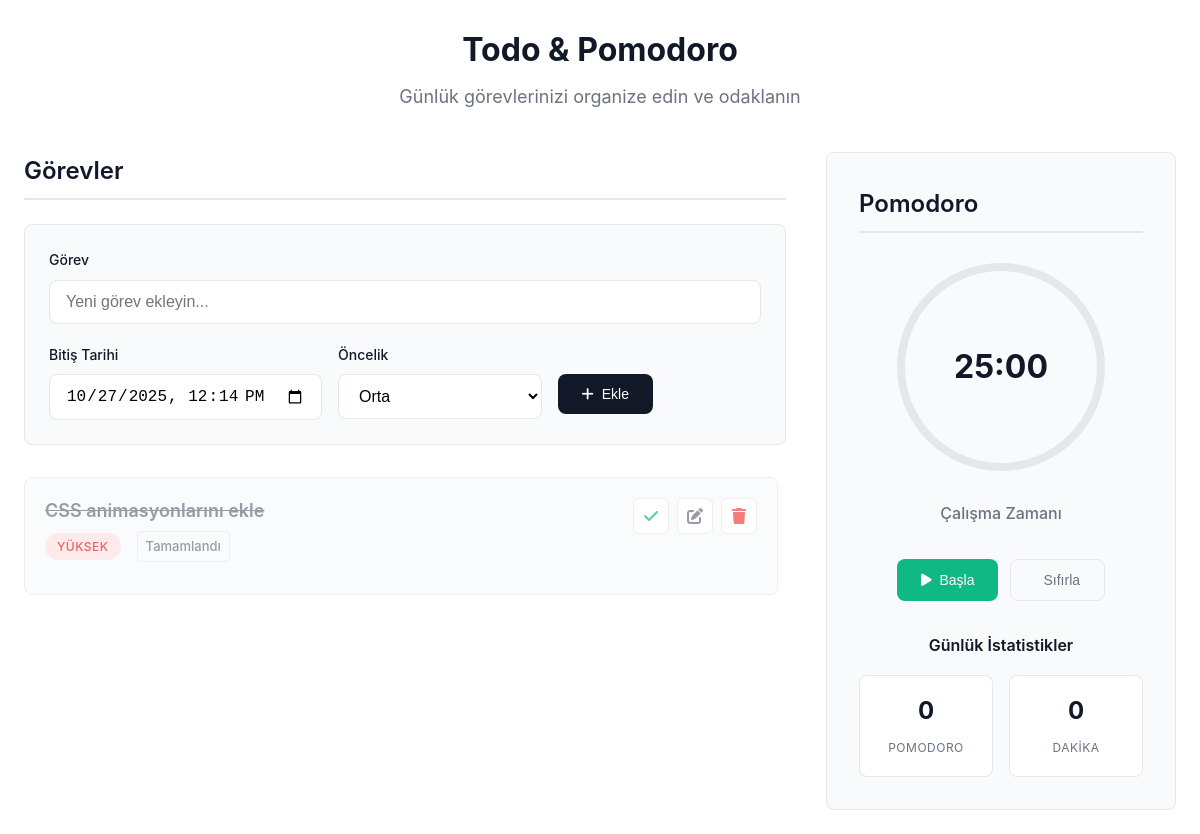
The page /index.php?date=2025-10-27 14:45:00 on the database its author committed.
### tables this page shows
CREATE TABLE IF NOT EXISTS todos (
    id INT AUTO_INCREMENT PRIMARY KEY,
    task VARCHAR(500) NOT NULL,
    completed BOOLEAN DEFAULT FALSE,
    due_date DATETIME NULL,
    priority ENUM('low', 'medium', 'high') DEFAULT 'medium',
    created_at TIMESTAMP DEFAULT CURRENT_TIMESTAMP,
    updated_at TIMESTAMP DEFAULT CURRENT_TIMESTAMP ON UPDATE CURRENT_TIMESTAMP
);

### index.php (the view, shortened to what this page needs)
<?php
require_once 'db.php';
$filter_date = $_GET['date'] ?? '';
$filter_view = $_GET['view'] ?? 'all';
$query = "SELECT * FROM todos";
$params = [];
if ($filter_date) {
    $query .= " WHERE due_date = ?";
    $params[] = $filter_date;
} elseif ($filter_view == 'today') {
    $query .= " WHERE DATE(due_date) = CURDATE()";
} elseif ($filter_view == 'week') {
    $query .= " WHERE due_date BETWEEN NOW() AND DATE_ADD(NOW(), INTERVAL 7 DAY)";
} elseif ($filter_view == 'overdue') {
    $query .= " WHERE due_date < NOW() AND completed = 0";
}
$query .= " ORDER BY
    CASE WHEN due_date IS NULL THEN 1 ELSE 0 END,
    due_date ASC,
    CASE priority WHEN 'high' THEN 1 WHEN 'medium' THEN 2 WHEN 'low' THEN 3 END,
    created_at DESC";
$stmt = $db->prepare($query);
$stmt->execute($params);
$todos = $stmt->fetchAll();
?>
<!DOCTYPE html>
<html lang="tr">
<head>
    <link rel="stylesheet" href="app.css">
    <link href="https://cdnjs.cloudflare.com/ajax/libs/font-awesome/6.0.0/css/all.min.css" rel="stylesheet">
</head>
<body>
    <div class="container">
        <header class="header">
            <h1>Todo & Pomodoro</h1>
            <p>Günlük görevlerinizi organize edin ve odaklanın</p>
        </header>
        <main class="main-content">
            <section class="todo-section">
                <h2 class="section-title">Görevler</h2>
                <form action="add.php" method="POST" class="add-todo-form">
                    <div class="form-row">
                        <div class="form-group">
                            <label for="task">Görev</label>
                            <input type="text" id="task" name="task" class="form-control" placeholder="Yeni görev ekleyin..." required>
                        </div>
                    </div>
                    <div class="form-row">
                        <div class="form-group">
                            <label for="due_date">Bitiş Tarihi</label>
                            <input type="datetime-local" id="due_date" name="due_date" class="form-control">
                        </div>
                        <div class="form-group">
                            <label for="priority">Öncelik</label>
                            <select id="priority" name="priority" class="form-control">
                                <option value="medium" selected>Orta</option>
                            </select>
                        </div>
                        <div class="form-group">
                            <label>&nbsp;</label>
                            <button type="submit" class="btn btn-primary">
                                <i class="fas fa-plus"></i> Ekle
                            </button>
                        </div>
                    </div>
                </form>
                <div class="todos-container">
                    <?php if (empty($todos)): ?>
                        <div class="empty-state">
                            <i class="fas fa-clipboard-list"></i>
                            <h3>Henüz görev yok</h3>
                            <p>İlk görevinizi ekleyerek başlayın</p>
                        </div>
                    <?php else: ?>
                        <?php foreach ($todos as $todo): ?>
                            <div class="todo-item <?php echo $todo['completed'] ? 'completed' : ''; ?>">
                                <div class="todo-header">
                                    <div class="todo-content">
                                        <h3 class="todo-title"><?php echo htmlspecialchars($todo['task']); ?></h3>
                                        <div class="todo-meta">
                                            <span class="priority-badge priority-<?php echo $todo['priority']; ?>">
                                                <?php
                                                $priority_text = ['low' => 'Düşük', 'medium' => 'Orta', 'high' => 'Yüksek'];
                                                echo $priority_text[$todo['priority']];
                                                ?>
                                            </span>
                                            <?php if ($todo['due_date']): ?>
                                                <span class="countdown" data-due-datetime="<?php echo $todo['due_date']; ?>" data-completed="<?php echo $todo['completed']; ?>">
                                                </span>
                                            <?php endif; ?>
                                        </div>
                                    </div>
                                    <div class="todo-actions">
                                        <button class="action-btn complete-btn" onclick="toggleComplete(<?php echo $todo['id']; ?>)">
                                            <i class="<?php echo $todo['completed'] ? 'fas fa-check' : 'far fa-circle'; ?>"></i>
                                        </button>
                                        <button class="action-btn edit-btn" onclick="editTodo(<?php echo $todo['id']; ?>, '<?php echo addslashes($todo['task']); ?>', '<?php echo $todo['due_date']; ?>', '<?php echo $todo['priority']; ?>')">
                                            <i class="fas fa-edit"></i>
                                        </button>
                                        <button class="action-btn delete-btn" onclick="deleteTodo(<?php echo $todo['id']; ?>)">
                                            <i class="fas fa-trash"></i>
                                        </button>
                                    </div>
                                </div>
                            </div>
                        <?php endforeach; ?>
                    <?php endif; ?>
                </div>
            </section>
            <section class="pomodoro-section">
                <h2 class="section-title">Pomodoro</h2>
                <div class="timer-container">
                    <div class="timer-circle">
                        <svg class="timer-svg" width="220" height="220" viewBox="0 0 220 220">
                            <circle cx="110" cy="110" r="100" class="timer-bg"></circle>
                            <circle cx="110" cy="110" r="100" class="timer-progress" id="timerProgress"></circle>
                        </svg>
                        <div class="timer-text" id="timeDisplay">25:00</div>
                    </div>
                    <div class="timer-label" id="timerLabel">Çalışma Zamanı</div>
                </div>
                <div class="timer-controls">
                    <button class="btn btn-success" id="startBtn" onclick="startTimer()">
                        <i class="fas fa-play"></i> Başla
                    </button>
                    <button class="btn btn-secondary" onclick="resetTimer()">
                        <i class="fas fa-reset"></i> Sıfırla
                    </button>
                </div>
                <div class="pomodoro-stats">
                    <div class="stats-title">Günlük İstatistikler</div>
                    <div class="stats-grid">
                        <div class="stat-item">
                            <span class="stat-value" id="completedPomodoros">0</span>
                            <span class="stat-label">Pomodoro</span>
                        </div>
                        <div class="stat-item">
                            <span class="stat-value" id="totalFocusTime">0</span>
                            <span class="stat-label">Dakika</span>
                        </div>
                    </div>
                </div>
            </section>
        </main>
    </div>
</body>
</html>

### rows shown on the page
todos: task "CSS animasyonlarını ekle", priority "YÜKSEK", completed 1 (drawn)
